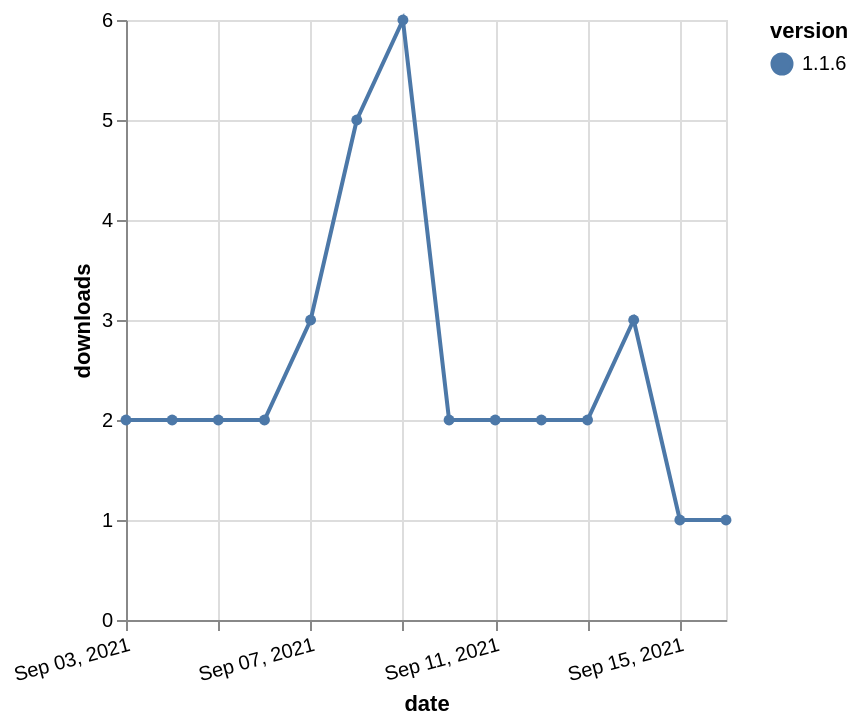

Vega-Lite specification stored for this chart:
### Vega-Lite specification from a JSON file in a GitHub repository (floating-point values rounded to 4 significant figures)
{"$schema": "https://vega.github.io/schema/vega-lite/v5.json", "description": "A simple bar chart with embedded data.", "data": {"values": [{"date": "2021-09-03", "total": 6829, "delta": 2, "version": "1.1.6"}, {"date": "2021-09-04", "total": 6831, "delta": 2, "version": "1.1.6"}, {"date": "2021-09-05", "total": 6833, "delta": 2, "version": "1.1.6"}, {"date": "2021-09-06", "total": 6835, "delta": 2, "version": "1.1.6"}, {"date": "2021-09-07", "total": 6838, "delta": 3, "version": "1.1.6"}, {"date": "2021-09-08", "total": 6843, "delta": 5, "version": "1.1.6"}, {"date": "2021-09-09", "total": 6849, "delta": 6, "version": "1.1.6"}, {"date": "2021-09-10", "total": 6851, "delta": 2, "version": "1.1.6"}, {"date": "2021-09-11", "total": 6853, "delta": 2, "version": "1.1.6"}, {"date": "2021-09-12", "total": 6855, "delta": 2, "version": "1.1.6"}, {"date": "2021-09-13", "total": 6857, "delta": 2, "version": "1.1.6"}, {"date": "2021-09-14", "total": 6860, "delta": 3, "version": "1.1.6"}, {"date": "2021-09-15", "total": 6861, "delta": 1, "version": "1.1.6"}, {"date": "2021-09-16", "total": 6862, "delta": 1, "version": "1.1.6"}]}, "width": "container", "mark": {"type": "line", "point": {"filled": true}}, "encoding": {"x": {"field": "date", "type": "temporal", "timeUnit": "yearmonthdate", "title": "date", "axis": {"labelAngle": -15}}, "y": {"field": "delta", "type": "quantitative", "title": "downloads"}, "color": {"field": "version", "type": "nominal"}, "tooltip": {"field": "delta"}}}
